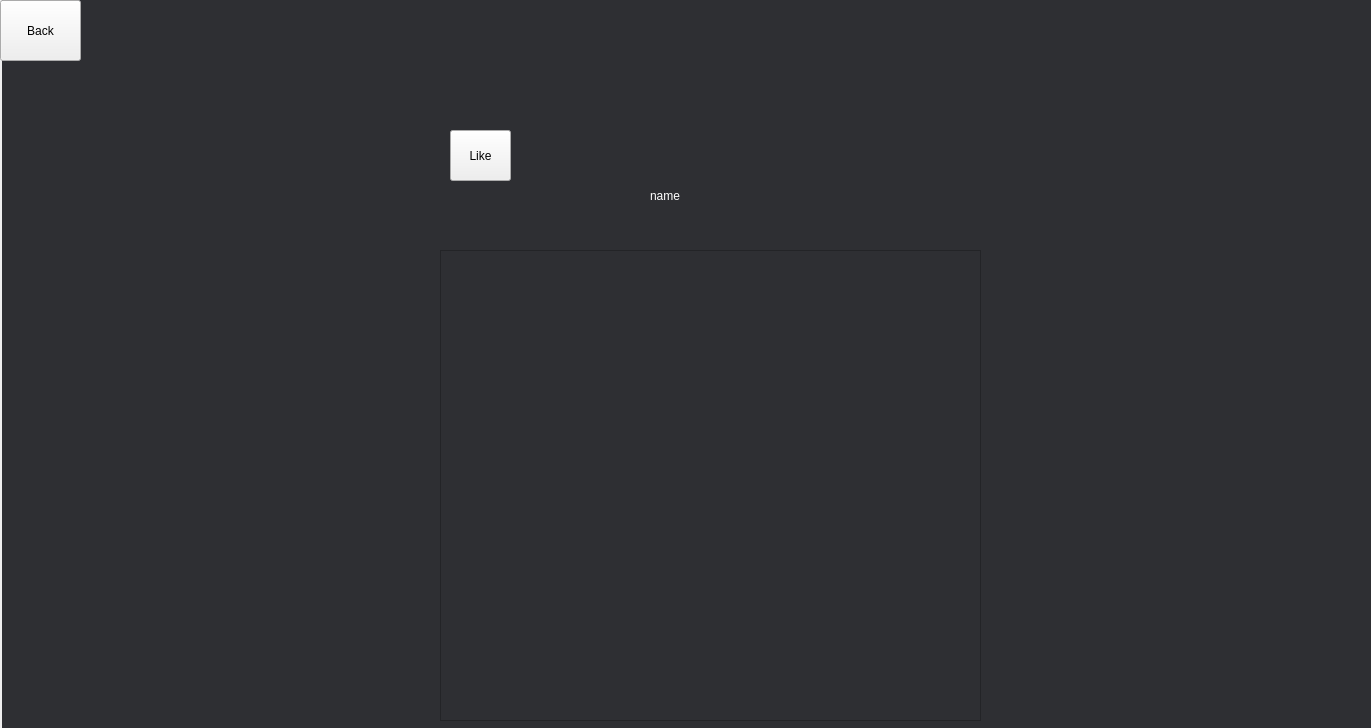
<?xml version="1.0" encoding="UTF-8"?>
<ui version="4.0">
 <class>playlist_songs</class>
 <widget class="QWidget" name="playlist_songs">
  <property name="geometry">
   <rect>
    <x>0</x>
    <y>0</y>
    <width>1371</width>
    <height>728</height>
   </rect>
  </property>
  <property name="windowTitle">
   <string>Form</string>
  </property>
  <property name="styleSheet">
   <string notr="true"/>
  </property>
  <widget class="QScrollArea" name="scrollArea">
   <property name="geometry">
    <rect>
     <x>440</x>
     <y>250</y>
     <width>541</width>
     <height>471</height>
    </rect>
   </property>
   <property name="styleSheet">
    <string notr="true">background-color: rgb(46, 47, 51);
color: rgb(255, 255, 255);</string>
   </property>
   <property name="widgetResizable">
    <bool>true</bool>
   </property>
   <widget class="QWidget" name="scrollAreaWidgetContents">
    <property name="geometry">
     <rect>
      <x>0</x>
      <y>0</y>
      <width>539</width>
      <height>469</height>
     </rect>
    </property>
   </widget>
  </widget>
  <widget class="QLabel" name="playlist_pic">
   <property name="geometry">
    <rect>
     <x>640</x>
     <y>50</y>
     <width>171</width>
     <height>121</height>
    </rect>
   </property>
   <property name="styleSheet">
    <string notr="true">color: rgb(255, 255, 255);</string>
   </property>
   <property name="text">
    <string/>
   </property>
  </widget>
  <widget class="QLabel" name="playlist_name">
   <property name="geometry">
    <rect>
     <x>650</x>
     <y>170</y>
     <width>141</width>
     <height>51</height>
    </rect>
   </property>
   <property name="styleSheet">
    <string notr="true">color: rgb(255, 255, 255);</string>
   </property>
   <property name="text">
    <string>name</string>
   </property>
  </widget>
  <widget class="QLabel" name="Backgound">
   <property name="geometry">
    <rect>
     <x>2</x>
     <y>-1</y>
     <width>1631</width>
     <height>791</height>
    </rect>
   </property>
   <property name="styleSheet">
    <string notr="true">background-color: rgb(46, 47, 51);</string>
   </property>
   <property name="text">
    <string/>
   </property>
  </widget>
  <widget class="QPushButton" name="Back">
   <property name="geometry">
    <rect>
     <x>0</x>
     <y>0</y>
     <width>81</width>
     <height>61</height>
    </rect>
   </property>
   <property name="styleSheet">
    <string notr="true"/>
   </property>
   <property name="text">
    <string>Back</string>
   </property>
  </widget>
  <widget class="QPushButton" name="Like_button">
   <property name="geometry">
    <rect>
     <x>450</x>
     <y>130</y>
     <width>61</width>
     <height>51</height>
    </rect>
   </property>
   <property name="styleSheet">
    <string notr="true"/>
   </property>
   <property name="text">
    <string>Like</string>
   </property>
  </widget>
  <widget class="QLabel" name="num_likes">
   <property name="geometry">
    <rect>
     <x>450</x>
     <y>190</y>
     <width>63</width>
     <height>20</height>
    </rect>
   </property>
   <property name="text">
    <string/>
   </property>
  </widget>
  <zorder>Backgound</zorder>
  <zorder>scrollArea</zorder>
  <zorder>playlist_pic</zorder>
  <zorder>playlist_name</zorder>
  <zorder>Back</zorder>
  <zorder>Like_button</zorder>
  <zorder>num_likes</zorder>
 </widget>
 <resources/>
 <connections/>
</ui>
